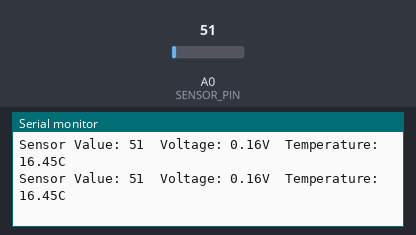
Recording of a sketch running on a simulated Arduino Uno, built with avr-gcc and run on an emulated ATmega328P. Parts: the last lines printed to the serial monitor. The inputs (shaded band) are chosen by the test bench; at power-on: A0 (SENSOR_PIN) = 51.

Above: at 1.2 s.
1.3 s: A0 (SENSOR_PIN) set to 33
At 1.38 s:
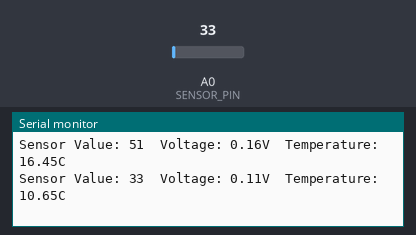
4.3 s: A0 (SENSOR_PIN) set to 27
At 4.3 s:
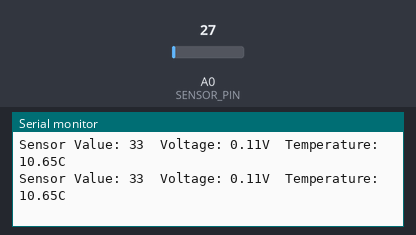
16.3 s: A0 (SENSOR_PIN) set to 94
At 16.32 s:
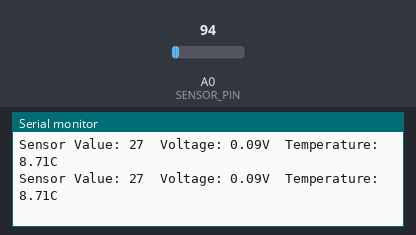
19.3 s: A0 (SENSOR_PIN) set to 110
At 19.35 s:
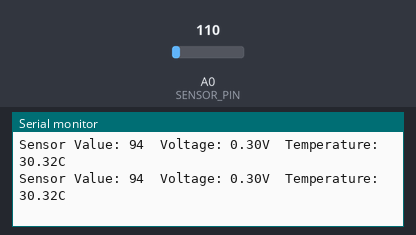
Timing chart, 0 to 21.8 s (numbered marks = the images above; inputs shaded):
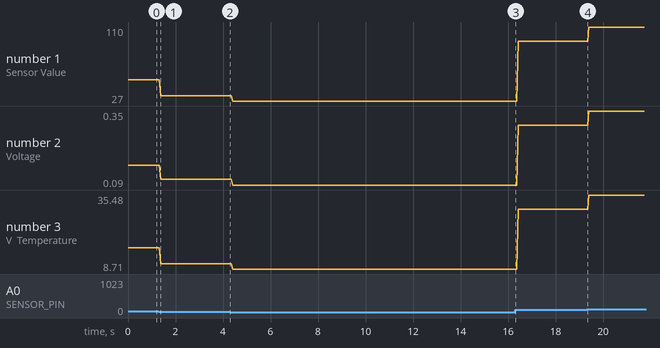

Measured:
- after the input at 1.3 s, the serial monitor: prints a new line after 0.07 s (image 1)
- plotted number 1: 51 → 33 after the input at 1.3 s, 33 → 27 after the input at 4.3 s, 27 → 94 after the input at 16.3 s, 94 → 110 after the input at 19.3 s
- plotted number 2: 0.16 → 0.11 after the input at 1.3 s, 0.11 → 0.09 after the input at 4.3 s, 0.09 → 0.3 after the input at 16.3 s, 0.3 → 0.35 after the input at 19.3 s
- plotted number 3: 16.45 → 10.65 after the input at 1.3 s, 10.65 → 8.71 after the input at 4.3 s, 8.71 → 30.32 after the input at 16.3 s, 30.32 → 35.48 after the input at 19.3 s

The sketch:

analog_input.ino
```cpp
const float V_IN = 3.3; // AD Converter Reference Voltage in Volt
                        // Unlike the Uno, the MKR1000 is a 3.3V system
const int MAX_SENSOR_VALUE = 1023; // AD Converter max value (10 bit)
const float SENSOR_RATE = 10.e-3; // LM35 has 10mV/degree C
const int SENSOR_PIN = A0; // select the input pin

int sensorValue = 0; // value coming from the sensor
float voltage = 0.0; // voltage computed from sensor data
float temperature = 0.0; // temperature computed from voltage

void setup() {
  Serial.begin(9600);
}

void loop() {
  // read the value from the sensor:
  sensorValue = analogRead(SENSOR_PIN);
  Serial.print("Sensor Value: ");
  Serial.print(sensorValue);

  voltage = sensorValue*V_IN/MAX_SENSOR_VALUE;
  Serial.print("  Voltage: ");
  Serial.print(voltage);
  Serial.print("V  ");

  temperature = voltage/SENSOR_RATE;
  Serial.print("Temperature: ");
  Serial.print(temperature);
  Serial.print("C");

  Serial.println();
}
```
